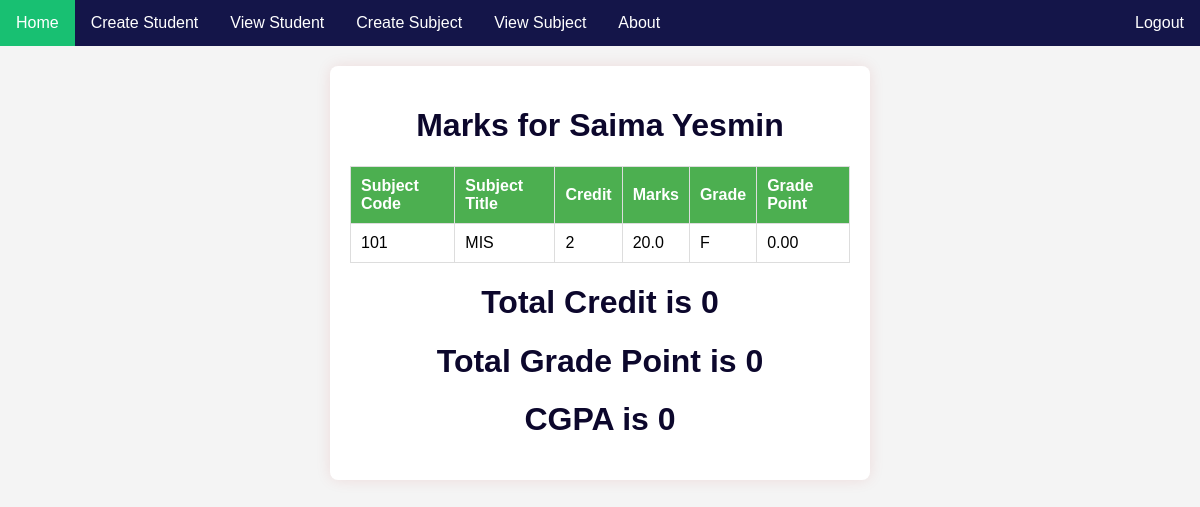
Screenshot of /viewMarksPage/8 with the database file from the repository.
### myApp/models.py (models this page shows, shortened)
class studentModel(models.Model):
    GENDER=[
        ('male','MALE'),('female','FEMALE')
    ]
    StudentName=models.CharField(max_length=120,null=True)
    Age=models.FloatField()
    Gender=models.CharField(choices=GENDER,max_length=120,null=True)
    Subjects=models.ManyToManyField(SubjectModel)

class MarkModel(models.Model):
    student = models.ForeignKey(studentModel, on_delete=models.CASCADE)
    subject = models.ForeignKey(SubjectModel, on_delete=models.CASCADE)
    marks = models.FloatField()

class SubjectModel(models.Model):
    SubjectName=models.CharField(max_length=120)
    SubjectCode=models.CharField(max_length=120)
    Credit=models.CharField(max_length=120)

### myProject/views.py (the view, shortened to what this page needs)
# urls.py: path('viewMarksPage/<str:student_id>', viewMarksPage,name='viewMarksPage'),
def viewMarksPage(request, student_id):
    student = studentModel.objects.get(id=student_id)
    marks = MarkModel.objects.filter(student=student)
    total_credit = 0
    total_grade_point = 0
    rounded_cgpa = 0
    for mark in marks:
        subject_credit = int(mark.subject.Credit)
    context = {
        'student': student,
        'marks': marks,
        'total_credit': total_credit,
        'total_grade_point': total_grade_point,
        'cgpa':rounded_cgpa
    }
    return render(request, 'viewMarksPage.html', context)

### template/viewMarksPage.html (shortened to what this page needs)
{% include "base.html" %}
{% block content %}
<!DOCTYPE html>
<html lang="en">
<head>
</head>
<body>
<div class="container">
    <h1>Marks for {{ student.StudentName }}</h1>
    <table>
        <thead>
            <tr>
                <th>Subject Code</th>
                <th>Subject Title</th>
                <th>Credit</th>
                <th>Marks</th>
                <th>Grade</th>
                <th>Grade Point</th>
            </tr>
        </thead>
        <tbody>
            {% for mark in marks.all %}
                <tr>
                    <td>{{ mark.subject.SubjectCode }}</td>
                    <td>{{ mark.subject.SubjectName }}</td>
                    <td>{{ mark.subject.Credit }}</td>
                    <td>{{ mark.marks }}</td>
                    <td>
                        {% if mark.marks >= 80 %}
                            A+
                        {% elif mark.marks >= 75 %}
                            A
                        {% elif mark.marks >= 70 %}
                            A-
                        {% elif mark.marks >= 65 %}
                            B+
                        {% elif mark.marks >= 60 %}
                            B
                        {% elif mark.marks >= 55 %}
                            B-
                        {% elif mark.marks >= 50 %}
                            C+
                        {% elif mark.marks >= 45 %}
                            C
                        {% elif mark.marks >= 40 %}
                            D
                        {% else %}
                            F
                        {% endif %}
                    </td>
                    <td>
                        {% if mark.marks >= 80 %}
                            4.00
                        {% elif mark.marks >= 75 %}
                            3.75
                        {% elif mark.marks >= 70 %}
                            3.50
                        {% elif mark.marks >= 65 %}
                            3.25
                        {% elif mark.marks >= 60 %}
                            3.00
                        {% elif mark.marks >= 55 %}
                            2.75
                        {% elif mark.marks >= 50 %}
                            2.50
                        {% elif mark.marks >= 45 %}
                            2.25
                        {% elif mark.marks >= 40 %}
                            2.00
                        {% else %}
                            0.00
                        {% endif %}
                    </td>
                </tr>
            {% endfor %}
        </tbody>
    </table>
    <h1>Total Credit is {{total_credit}}</h1>
    <h1>Total Grade Point is {{total_grade_point}}</h1>
    <h1>CGPA is {{cgpa}}</h1>
</div>
</body>
</html>
{% endblock content %}

### template/viewMarksPage.html (style rules this page uses)
body { font-family: Arial, sans-serif; background-color: #f4f4f4; margin: 0; padding: 0; }
.container { max-width: 500px; margin: 20px auto; background-color: #fff; padding: 20px; border-radius: 8px; box-shadow: 0 0 15px rgba(182, 15, 15, 0.1); }
table { width: 100%; border-collapse: collapse; margin-top: 20px; }
th, td { border: 1px solid #ddd; padding: 10px; text-align: left; }
th { background-color: #4caf50; color: white; }
h1 { text-align: center; color: #0c072c; }

### rows the page displays
studentModel: StudentName "Saima Yesmin"
MarkModel: subject.SubjectCode "101", subject.SubjectName "MIS", subject.Credit "2", marks "20.0", shows "F", shows "0.00"

### other values shown
{{ total_credit }} "0"
{{ total_grade_point }} "0"
{{ cgpa }} "0"
